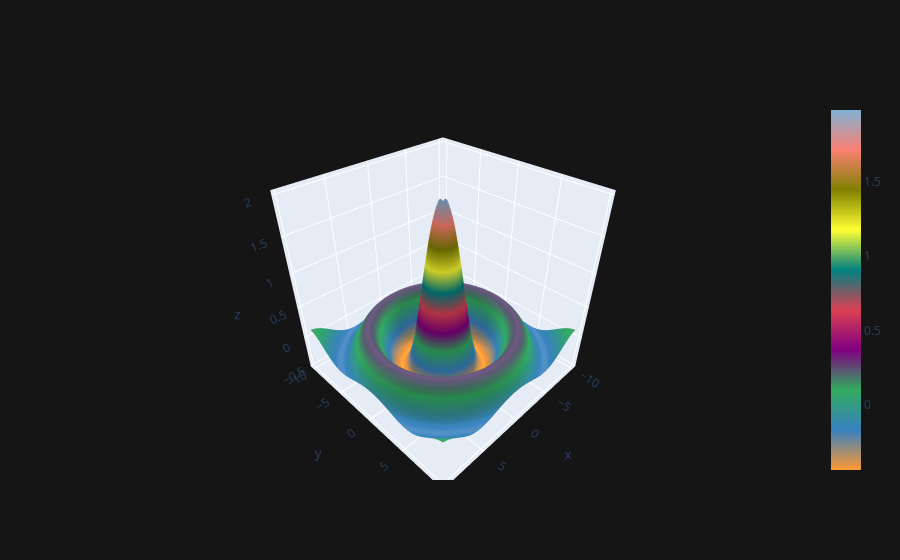

Write notebook code for a chart like this one.
### Code cell
df4.iplot(kind = 'surface')

### Figure 1 — Plotly figure (JSON) as saved in the notebook; plotly's stock layout.template omitted (floating-point values rounded to 4 significant figures; data arrays with more than 128 entries replaced by an {"elided": "..."} marker saying what was removed)
{"data": [{"colorscale": [[0, "rgb(255, 153, 51)"], [0.1111, "rgb(55, 128, 191)"], [0.2222, "rgb(50, 171, 96)"], [0.3333, "rgb(128, 0, 128)"], [0.4444, "rgb(219, 64, 82)"], [0.5556, "rgb(0, 128, 128)"], [0.6667, "rgb(255, 255, 51)"], [0.7778, "rgb(128, 128, 0)"], [0.8889, "rgb(251, 128, 114)"], [1, "rgb(128, 177, 211)"]], "type": "surface", "x": [-10, -9.75, -9.5, -9.25, -9, -8.75, -8.5, -8.25, -8, -7.75, -7.5, -7.25, -7, -6.75, -6.5, -6.25, -6, -5.75, -5.5, -5.25, -5, -4.75, -4.5, -4.25, -4, -3.75, -3.5, -3.25, -3, -2.75, -2.5, -2.25, -2, -1.75, -1.5, -1.25, -1, -0.75, -0.5, -0.25, 0, 0.25, 0.5, 0.75, 1, 1.25, 1.5, 1.75, 2, 2.25, 2.5, 2.75, 3, 3.25, 3.5, 3.75, 4, 4.25, 4.5, 4.75, 5, 5.25, 5.5, 5.75, 6, 6.25, 6.5, 6.75, 7, 7.25, 7.5, 7.75, 8, 8.25, 8.5, 8.75, 9, 9.25, 9.5, 9.75], "y": [-10, -9.75, -9.5, -9.25, -9, -8.75, -8.5, -8.25, -8, -7.75, -7.5, -7.25, -7, -6.75, -6.5, -6.25, -6, -5.75, -5.5, -5.25, -5, -4.75, -4.5, -4.25, -4, -3.75, -3.5, -3.25, -3, -2.75, -2.5, -2.25, -2, -1.75, -1.5, -1.25, -1, -0.75, -0.5, -0.25, 0, 0.25, 0.5, 0.75, 1, 1.25, 1.5, 1.75, 2, 2.25, 2.5, 2.75, 3, 3.25, 3.5, 3.75, 4, 4.25, 4.5, 4.75, 5, 5.25, 5.5, 5.75, 6, 6.25, 6.5, 6.75, 7, 7.25, 7.5, 7.75, 8, 8.25, 8.5, 8.75, 9, 9.25, 9.5, 9.75], "z": {"elided": "80x80 float values"}}], "layout": {"legend": {"bgcolor": "#151516", "font": {"color": "#D9D9D9"}}, "paper_bgcolor": "#151516", "plot_bgcolor": "#151516", "title": {"font": {"color": "#D9D9D9"}}, "xaxis": {"gridcolor": "#434343", "showgrid": true, "tickfont": {"color": "#C2C2C2"}, "title": {"font": {"color": "#D9D9D9"}, "text": ""}, "zerolinecolor": "#666570"}, "yaxis": {"gridcolor": "#434343", "showgrid": true, "tickfont": {"color": "#C2C2C2"}, "title": {"font": {"color": "#D9D9D9"}, "text": ""}, "zerolinecolor": "#666570"}}}
